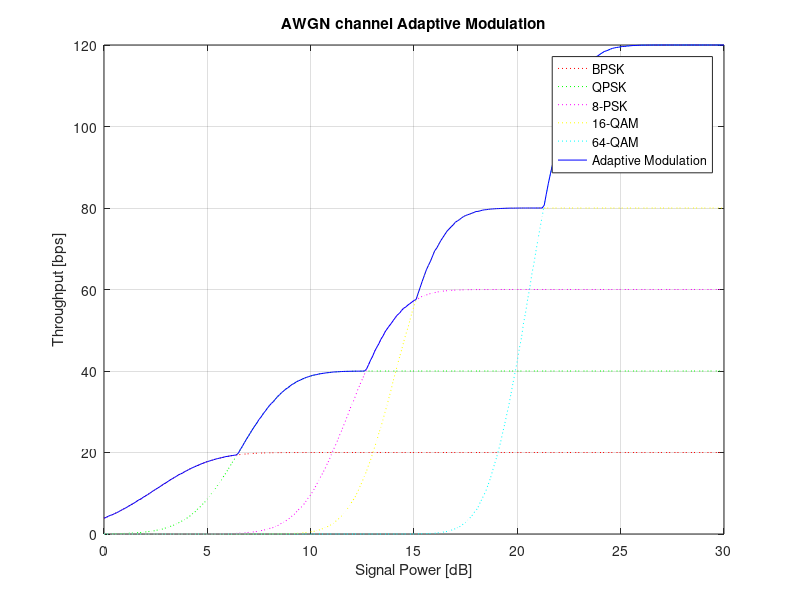

Write the MATLAB code that produced this figure.
Bpsk=load("BPSK_AWGN.mat").BP_awgn;
Qpsk=load("QPSK_AWGN.mat").QP_awgn;
Eight_psk=load("8_PSK_AWGN.mat").P8_awgn;
Sixteen_qam=load("16QAM_AWGN.mat").Q16_awgn;
Sixtyfour_qam=load("64QAM_AWGN.mat").Q64_awgn;

awgn=[Bpsk; Qpsk; Eight_psk; Sixteen_qam; Sixtyfour_qam;];

P_db=0:0.1:30;
awgn_amc=zeros(1,length(P_db));
for i=1:length(P_db)
    awgn_amc(i)=max(awgn(:,i));
end

plot(P_db,Bpsk,':r'); hold on; grid on;
plot(P_db,Qpsk,':g');
plot(P_db,Eight_psk,':m');
plot(P_db,Sixteen_qam,':y');
plot(P_db,Sixtyfour_qam,':c');
plot(P_db, awgn_amc,'-b');

title("AWGN channel Adaptive Modulation")
xlabel("Signal Power [dB]");
ylabel("Throughput [bps]");
legend("BPSK", "QPSK","8-PSK","16-QAM","64-QAM","Adaptive Modulation")